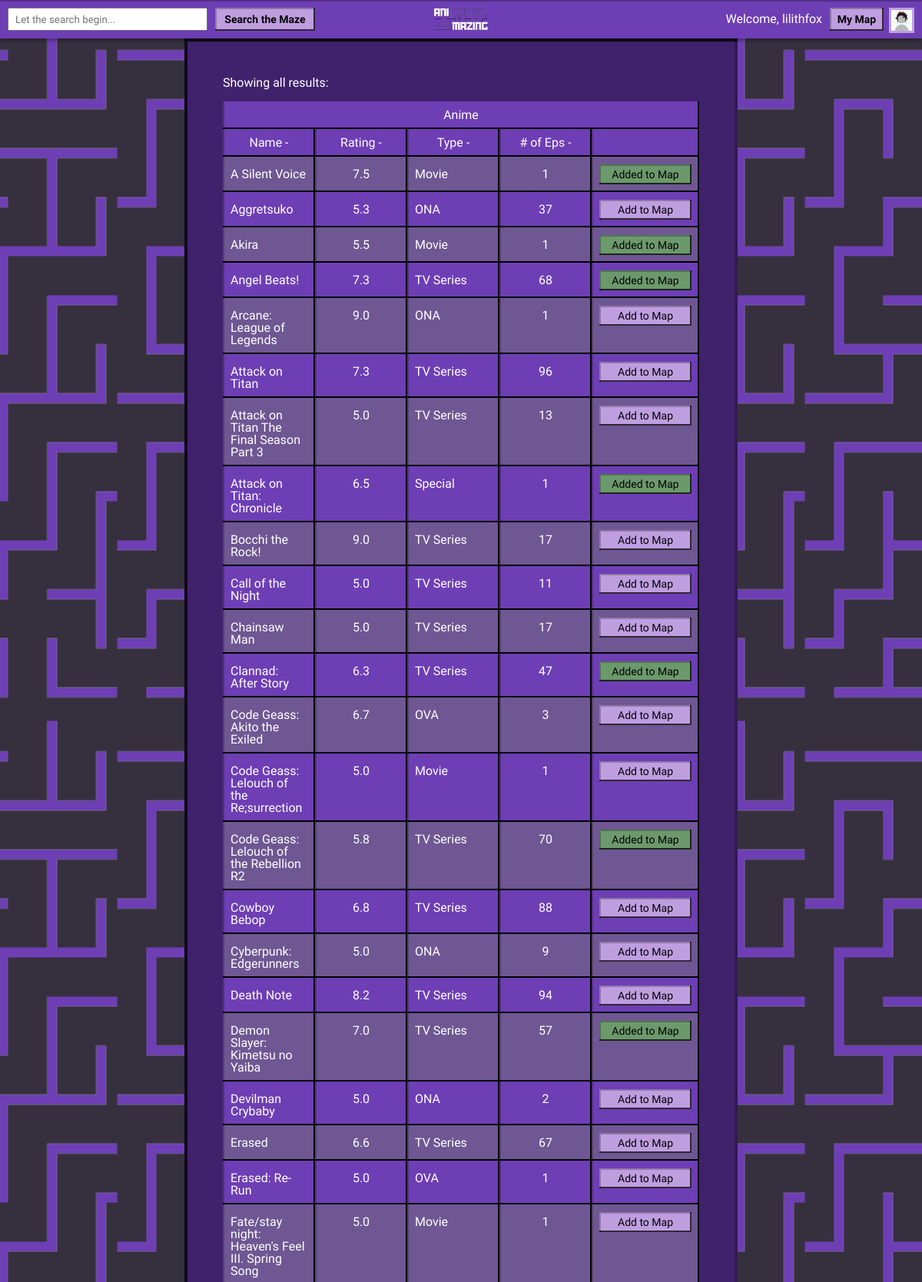
Page /pages/maze.php (signed in, upper part) on the committed database.
### tables this page shows
CREATE TABLE `users` (
  `id` int(11) NOT NULL,
  `username` varchar(50) NOT NULL,
  `email` varchar(100) NOT NULL,
  `password` varchar(255) NOT NULL,
  `display_name` varchar(50) DEFAULT NULL,
  `bio` varchar(200) DEFAULT NULL,
  `profile_picture` varchar(50) DEFAULT NULL,
  `light_mode` tinyint(1) DEFAULT '0',
  `created_at` timestamp NOT NULL DEFAULT CURRENT_TIMESTAMP,
  `last_password_change` timestamp NOT NULL DEFAULT CURRENT_TIMESTAMP,
  `last_online` timestamp NOT NULL DEFAULT CURRENT_TIMESTAMP
);

CREATE TABLE `maze` (
  `id` int(11) NOT NULL,
  `name` varchar(150) NOT NULL,
  `type` tinyint(1) NOT NULL,
  `subtype` int(11) DEFAULT NULL,
  `avg_rating` decimal(2,1) NOT NULL DEFAULT '5.0',
  `release_date` date DEFAULT NULL,
  `description` varchar(1000) DEFAULT NULL,
  `created_at` timestamp NOT NULL DEFAULT CURRENT_TIMESTAMP ON UPDATE CURRENT_TIMESTAMP,
  `num_of_episodes` int(11) DEFAULT NULL
);

### pages/maze.php (the view, shortened to what this page needs)
<!DOCTYPE html>
<?php
    require_once(__DIR__ . "/../php/db_connect.php");
    $query = trim($_GET['query']) ?? "";
    if(!$query) {
        $sql = "SELECT id FROM maze";
        $stmt = $conn->prepare($sql);
        $stmt->execute();
        $stmt->store_result();
        if ($stmt->num_rows > 0) {
            $stmt->bind_result($returned_ids);
            $result_ids = [];
            while ($stmt->fetch()) {
                $result_ids[] = $returned_ids;
            };
        } else {
            $error = "No anime or manga found with that query.";
        }
    }
    $user_map_ids = [];
    if ($_COOKIE["user_id"] && !empty($result_ids)) {
        $placeholders = implode(',', array_fill(0, count($result_ids), '?'));
        $sql = "SELECT content_id FROM map WHERE user_id = ? AND content_id IN ($placeholders)";
        $stmt = $conn->prepare($sql);
        $types = 'i' . str_repeat('i', count($result_ids));
        $params = array_merge([$_COOKIE["user_id"]], $result_ids);
        $stmt->bind_param($types, ...$params);
        $stmt->execute();
        $stmt->bind_result($map_id);
        while ($stmt->fetch()) {
            $user_map_ids[] = $map_id;
        }
    }
?>
<html lang="en">
<head>
        <link rel="stylesheet" href="/animazing/css/reset.css">
        <link rel="stylesheet" href="/animazing/css/style.css">
        <link rel="stylesheet" href="/animazing/css/maze_map.css">
</head>
<body>
    <?php include './navbar.php'; ?>
    <div class="main-section">
        <?php if (!empty($result_ids)): ?>
            <?php if (!$_GET["query"]): ?>
                <p>Showing all results:</p><br>
            <?php else: ?>
                <p>Showing results for "<?php echo $query ?>":</p><br>
            <?php endif; ?>
            <?php
                $placeholders = implode(',', array_fill(0, count($result_ids), '?'));
                $sort = $_GET['sort'] ?? "name";
                $sortColumnMap = [
                    "name" => "name ASC",
                    "nameDesc" => "name DESC",
                    "rating" => "avg_rating ASC",
                    "ratingDesc" => "avg_rating DESC",
                    "type" => "subtype ASC",
                    "typeDesc" => "subtype DESC",
                    "numEps" => "num_of_episodes ASC",
                    "numEpsDesc" => "num_of_episodes DESC"
                ];
                $orderBy = $sortColumnMap[$sort] ?? "name ASC";
                $sql = "SELECT id, name, type, subtype, avg_rating, num_of_episodes
                        FROM maze
                        WHERE id IN ($placeholders)
                        ORDER BY $orderBy";
                $stmt = $conn->prepare($sql);
                $types = str_repeat("i", count($result_ids));
                $stmt->bind_param($types, ...$result_ids);
                $stmt->execute();
                $result = $stmt->get_result()->fetch_all(MYSQLI_ASSOC);
                $anime_rows = array_filter($result, fn($row) => $row['type'] == 1);
            ?>
            <table class="search-results anime-results">
                <tr>
                    <th colspan="<?php echo $_COOKIE["user_id"] ? 5 : 4; ?>">Anime</th>
                </tr>
                <tr>
                    <?php
                        function sortLink($label, $param) {
                            global $sort, $query;
                            $current = $_GET['sort'] ?? '';
                            $newSort = ($current === $param) ? $param . 'Desc' : $param;
                            $arrow = ($current === $param) ? '↑' : (($current === $param . 'Desc') ? '↓' : '-');
                            return "<a href=\"?query=" . urlencode($query) . "&sort=$newSort\">$label $arrow</a>";
                        }
                    ?>
                    <th><?= sortLink("Name", "name") ?></th>
                    <th><?= sortLink("Rating", "rating") ?></th>
                    <th><?= sortLink("Type", "type") ?></th>
                    <th><?= sortLink("# of Eps", "numEps") ?></th>
                    <?php if($_COOKIE["user_id"]): ?><th></th><?php endif; ?>
                </tr>
                <?php if (count($anime_rows)): ?>
                    <?php foreach ($anime_rows as $row): ?>
                        <?php
                            $name = htmlspecialchars(strlen($row['name']) > 70 ? substr($row['name'], 0, 80) . "..." : $row['name']);
                            $subtypeMap = [
                                1 => 'TV Series',
                                2 => 'Movie',
                                3 => 'OVA',
                                4 => 'ONA',
                                5 => 'Special',
                                6 => 'TV Special'
                            ];
                            $subtype = $subtypeMap[$row['subtype']] ?? 'Other';
                        ?>
                        <tr>
                            <td>
                                <a href="/animazing/pages/content.php?id=<?= $row['id'] ?>">
                                    <?= $name ?>
                                </a>
                            </td>
                            <td class="data" id="center">
                                <?= htmlspecialchars($row['avg_rating']) ?>
                            </td>
                            <td class="data"><?= $subtype ?></td>
                            <td class="data" id="center">
                                <?= htmlspecialchars($row['num_of_episodes']) ?>
                            </td>
                            <?php if($_COOKIE["user_id"]): ?>
                                <?php
                                    $isAdded = in_array($row['id'], $user_map_ids);
                                    $formAction = $isAdded ? "/animazing/php/remove_from_map.php" : "/animazing/php/add_to_map.php";
                                    $btnClass = $isAdded ? "add-map-button added-to-map" : "add-map-button";
                                    $btnText = $isAdded ? "Added to Map" : "Add to Map";
                                ?>
                                <td class="button-space">
                                    <form action="<?= $formAction ?>" method="POST">
                                        <button class="<?= $btnClass ?>" data-id="<?= $row['id'] ?>" type="submit"><?= $btnText ?></button>
                                    </form>
                                </td>
                            <?php endif; ?>
                        </tr>
                    <?php endforeach; ?>
                <?php endif; ?>
            </table>
        <?php elseif (!empty($error)): ?>
            <p><?php echo htmlspecialchars($error); ?></p>
        <?php endif; ?>
    </div>
</body>
</html>

### pages/navbar.php (shortened to what this page needs)
<?php
    require_once(__DIR__ . "/../php/db_connect.php");
    if (isset($_COOKIE["user_id"])) {
        $sql = "SELECT username, display_name, profile_picture FROM users WHERE id = ?";
        $navbar_stmt = $conn->prepare($sql);
        $navbar_stmt->bind_param("s", $_COOKIE["user_id"]);
        $navbar_stmt->execute();
        $navbar_stmt->store_result();
        if ($navbar_stmt->num_rows > 0) {
            $navbar_stmt->bind_result($username, $display_name, $profile_picture);
        }
        if (!$profile_picture) {
            $profile_picture = "default.png";
        }
    }
?>
<link rel="stylesheet" href="/animazing/css/navbar.css">
<div class="navbar">
    <form class="maze-search" action="/animazing/pages/maze.php" method="GET">
        <input name="query" class="search-input" type="text" placeholder="Let the search begin...">
        <button class="search-submit" type="submit">Search the Maze</button>
    </form>
    <a class="logo" href="/animazing"><img src="/animazing/static/images/AniMazing Logo.png" alt="" height="40px"></a>
    <?php if (!isset($_COOKIE["user_id"])): ?>
        <div class="account-management" id="logged-out">
            <a class="sign-up" href="/animazing/pages/signup_page.php"><button>Sign Up</button></a>
            <a class="login" href="/animazing/pages/login_page.php"><button>Log In</button></a>
        </div>
    <? else: ?>
        <div class="account-management" id="logged-in">
            <span class="welcome">Welcome, <?= $display_name ?? $username ?></span>
            <a class="map-button" href="/animazing/pages/map.php?id=<?php echo $_COOKIE['user_id'] ?>"><button>My Map</button></a>
            <a class="profile-picture" href="/animazing/pages/profile.php?id=<?php echo $_COOKIE['user_id'] ?>"><img src="/animazing/static/profiles/<?php echo $profile_picture; ?>" alt="" height="27px" width="27px"></a>
        </div>
    <? endif; ?>
</div>

### css/style.css (style rules this page uses)
* { font-family: "Tektur", sans-serif; }
body { font-family: "Tektur", sans-serif; background-color: var(--bg-color); color: var(--text-color); margin-top: 50px; background-image: url("../static/images/background_maze.png"); background-repeat: repeat; background-attachment: fixed; background-position: center; }
input { color: #000; }
.main-section { display: block; position: relative; width: 60vw; box-sizing: border-box; min-height: calc(100vh - 50px); margin: 0 auto; padding: 50px 10vw; background-color: var(--bg-color); }

### css/maze_map.css (style rules this page uses)
.main-section { background-color: var(--tertiary); box-shadow: -4px -4px 0px 0px rgba(0, 0, 0, 0.25) inset, 4px 4px 0px 0px rgba(0, 0, 0, 0.75) inset; width: 60vw; padding: 50px; }
.search-results { width: 100%; }
.search-results th, td { padding: 10px; box-shadow: 2px 0px 0px 0px rgba(0, 0, 0, 0.25) inset, -2px -2px 0px 0px #000 inset; }
td#center { text-align: center; }
.search-results th { background-color: var(--table-primary); }
.search-results tr:nth-child(even) { background-color: var(--table-primary); }
.search-results tr:nth-child(odd) { background-color: var(--table-secondary); }
.search-results a { color: var(--text-color); text-decoration: none; }
.anime-results { margin-bottom: 50px; }
button.add-map-button { font-size: 14px; color: #000; background: var(--secondary); border: none; box-shadow: -4px -4px 0px -2px rgba(0, 0, 0, 0.75) inset, 4px 4px 0px -2px rgba(0, 0, 0, 0.25) inset; transition: 0.3s; padding: 5px; width: 120px; }
button.add-map-button.added-to-map { background-color: var(--map-button-added); color: #000; cursor: pointer; transition: 0.3s; }
.data { width: 100px; }
.button-space { width: 120px; }

### css/navbar.css (style rules this page uses)
.navbar { position: fixed; top: 0; left: 0; width: 100%; height: 50px; z-index: 10; background-color: var(--primary); box-shadow: 0px 4px 4px 0px rgba(0, 0, 0, 0.25), 0px 4px 0px -2px rgba(0, 0, 0, 0.25) inset; }
.navbar * { font-family: "Tektur", sans-serif; }
.navbar .logo { position: relative; display: block; width: 80px; height: 40px; margin: 5px auto; }
.navbar button { font-weight: 700; font-size: 14px; color: #000; background: var(--navbar-button); border: none; box-shadow: -4px -4px 0px -2px rgba(0, 0, 0, 0.75) inset, 4px 4px 0px -2px rgba(0, 0, 0, 0.25) inset; transition: 0.3s; }
.navbar .maze-search { position: absolute; top: 10px; left: 10px; width: 400px; height: 30px; }
.navbar .search-input { position: absolute; top: 0; left: 0; box-sizing: border-box; width: 260px; height: 30px; padding: 0; padding-left: 8px }
.navbar .search-submit { position: absolute; top: 0; right: 0; box-sizing: border-box; width: 130px; height: 30px; padding: 0; }
.account-management { position: absolute; top: 10px; right: 10px; width: 250px; height: 30px; }
.welcome { position: absolute; top: 0; right: 120px; height: 30px; text-wrap: nowrap; line-height: 30px; }
.map-button { position: absolute; top: 0; right: 40px; width: 70px; height: 30px; }
.map-button button { width: 70px; height: 30px; }
.account-management .profile-picture { position: absolute; top: 0; right: 0; height: 27px; width: 27px; border: 3px solid var(--secondary); }
.account-management span { color: #fff; }

### css/colors.css (style rules this page uses)
:root { --bg-color: #36303E; --text-color: #fff; --primary: #6E3EB5; --secondary: #BF9EE0; --tertiary: #40226C; --text-input-border: #9E30FF; --button-hover: #1E1E1E; --req-met: rgb(171, 255, 171); --error: #FC8383; --map-button-added: rgb(108, 153, 108); --map-button-hover: #863636; --table-primary: #6E3EB5; --table-secondary: #6F5793; --navbar-button: #BF9EE0; --navbar-button-hover: #1E1E1E; }

### rows in the picture
users: username "lilithfox"
maze: name "A Silent Voice", avg_rating "7.5", subtype "Movie", num_of_episodes "1", id "Added to Map"
maze: name "Aggretsuko", avg_rating "5.3", subtype "ONA", num_of_episodes "37", id "Add to Map"
maze: name "Akira", avg_rating "5.5", subtype "Movie", num_of_episodes "1", id "Added to Map"
maze: name "Angel Beats!", avg_rating "7.3", subtype "TV Series", num_of_episodes "68", id "Added to Map"
maze: name "Arcane: League of Legends", avg_rating "9.0", subtype "ONA", num_of_episodes "1", id "Add to Map"
maze: name "Attack on Titan", avg_rating "7.3", subtype "TV Series", num_of_episodes "96", id "Add to Map"
maze: name "Attack on Titan The Final Season Part 3", avg_rating "5.0", subtype "TV Series", num_of_episodes "13", id "Add to Map"
maze: name "Attack on Titan: Chronicle", avg_rating "6.5", subtype "Special", num_of_episodes "1", id "Added to Map"
maze: name "Bocchi the Rock!", avg_rating "9.0", subtype "TV Series", num_of_episodes "17", id "Add to Map"
maze: name "Call of the Night", avg_rating "5.0", subtype "TV Series", num_of_episodes "11", id "Add to Map"
maze: name "Chainsaw Man", avg_rating "5.0", subtype "TV Series", num_of_episodes "17", id "Add to Map"
maze: name "Clannad: After Story", avg_rating "6.3", subtype "TV Series", num_of_episodes "47", id "Added to Map"
maze: name "Code Geass: Akito the Exiled", avg_rating "6.7", subtype "OVA", num_of_episodes "3", id "Add to Map"
maze: name "Code Geass: Lelouch of the Re;surrection", avg_rating "5.0", subtype "Movie", num_of_episodes "1", id "Add to Map"
maze: name "Code Geass: Lelouch of the Rebellion R2", avg_rating "5.8", subtype "TV Series", num_of_episodes "70", id "Added to Map"
maze: name "Cowboy Bebop", avg_rating "6.8", subtype "TV Series", num_of_episodes "88", id "Add to Map"
maze: name "Cyberpunk: Edgerunners", avg_rating "5.0", subtype "ONA", num_of_episodes "9", id "Add to Map"
maze: name "Death Note", avg_rating "8.2", subtype "TV Series", num_of_episodes "94", id "Add to Map"
maze: name "Demon Slayer: Kimetsu no Yaiba", avg_rating "7.0", subtype "TV Series", num_of_episodes "57", id "Added to Map"
maze: name "Devilman Crybaby", avg_rating "5.0", subtype "ONA", num_of_episodes "2", id "Add to Map"
maze: name "Erased", avg_rating "6.6", subtype "TV Series", num_of_episodes "67", id "Add to Map"
maze: name "Erased: Re-Run", avg_rating "5.0", subtype "OVA", num_of_episodes "1", id "Add to Map"
maze: name "Fate/stay night: Heaven's Feel III. Spring Song", avg_rating "5.0", subtype "Movie", num_of_episodes "1", id "Add to Map"

### other values in the picture
$label "Name Rating Type # of Eps"
$arrow "- - - -"
